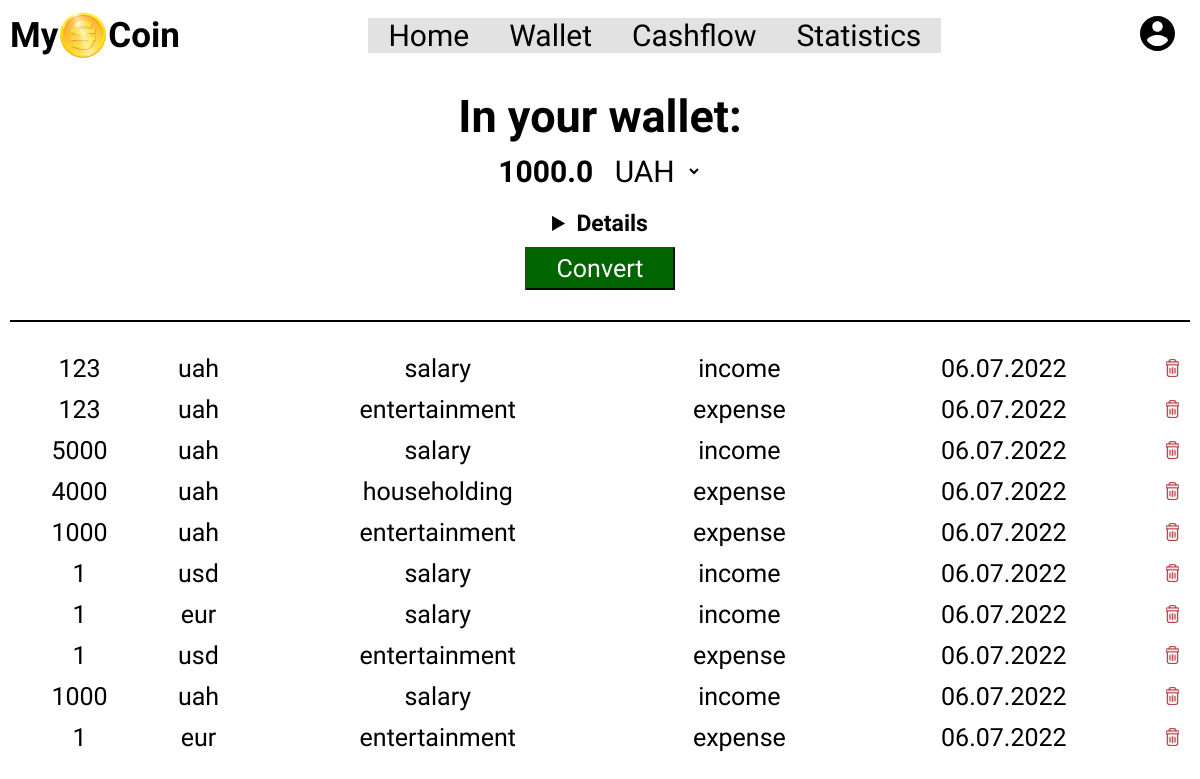
Screenshot of /wallet (signed in) with the database file from the repository.
### tables this page shows
CREATE TABLE cashflow(    
      id INTEGER PRIMARY KEY AUTOINCREMENT NOT NULL ,
      cashflow_id INTEGER NOT NULL ,     
      type TEXT NOT NULL,
      count INTEGER,
      currency TEXT NOT NULL,
      category TEXT NOT NULL,
      daytime  DATETIME NOT NULL DEFAULT CURRENT_TIMESTAMP ,
      FOREIGN KEY(cashflow_id) REFERENCES users(id)
);

### app.py (the view)
@app.route("/wallet", methods=["GET", "POST"])
@login_required
def wallet():
    if request.method == "POST":
        uah_income = db.execute("SELECT sum(count) FROM cashflow WHERE type = 'income' and cashflow_id = ? and currency = 'uah'", session["user_id"])[0]["sum(count)"]
        usd_income = db.execute("SELECT sum(count) FROM cashflow WHERE type = 'income' and cashflow_id = ? and currency = 'usd'", session["user_id"])[0]["sum(count)"]
        eur_income = db.execute("SELECT sum(count) FROM cashflow WHERE type = 'income' and cashflow_id = ? and currency = 'eur'", session["user_id"])[0]["sum(count)"]
        uah_expence = db.execute("SELECT sum(count) FROM cashflow WHERE type = 'expense' and cashflow_id = ? and currency = 'uah'", session["user_id"])[0]["sum(count)"]
        usd_expence = db.execute("SELECT sum(count) FROM cashflow WHERE type = 'expense' and cashflow_id = ? and currency = 'usd'", session["user_id"])[0]["sum(count)"]
        eur_expence = db.execute("SELECT sum(count) FROM cashflow WHERE type = 'expense' and cashflow_id = ? and currency = 'eur'", session["user_id"])[0]["sum(count)"]
        if uah_income is None:
            uah_income = 0
        if usd_income is None:
            usd_income = 0
        if eur_income is None:
            eur_income = 0
        if uah_expence is None:
            uah_expence = 0
        if usd_expence is None:
            usd_expence = 0
        if eur_expence is None:
            eur_expence = 0
        cash_uah = uah_income - uah_expence
        cash_usd = usd_income - usd_expence
        cash_eur = eur_income - eur_expence
        currency = request.form.get("currency")
        if currency == "UAH":
            usd_to_uah = exchange_rate["usd_to_uah"]
            eur_to_uah = exchange_rate["eur_to_uah"]
            cash_usd_in_uah = int(cash_usd) * usd_to_uah
            cash_usd_in_uah = float(round(cash_usd_in_uah, 2))
            cash_eur_in_uah = int(cash_eur) * eur_to_uah
            cash_eur_in_uah = float(round(cash_eur_in_uah, 2))
            cash_uah = float(round(cash_uah, 2))
            money = cash_usd_in_uah + cash_eur_in_uah + float(cash_uah)
        elif currency == "USD":
            uah_to_usd = exchange_rate["uah_to_usd"]
            eur_to_usd = exchange_rate["eur_to_usd"]
            cash_uah_in_usd = int(cash_uah) * uah_to_usd
            cash_uah_in_usd = float(round(cash_uah_in_usd, 2))
            cash_eur_in_usd = int(cash_eur) * eur_to_usd
            cash_eur_in_usd = float(round(cash_eur_in_usd, 2))
            cash_usd = str(round(cash_usd, 2))
            money = cash_uah_in_usd + cash_eur_in_usd + float(cash_usd)
        else:
            usd_to_eur = exchange_rate["usd_to_eur"]
            uah_to_eur = exchange_rate["uah_to_eur"]
            cash_usd_in_eur = int(cash_usd) * usd_to_eur
            cash_usd_in_eur = float(round(cash_usd_in_eur, 2))
            cash_uah_in_eur = int(cash_uah) * uah_to_eur
            cash_uah_in_eur = float(round(cash_uah_in_eur, 2))
            cash_eur = float(round(cash_eur, 2))
            money = cash_usd_in_eur + cash_uah_in_eur + float(cash_eur)
        my_coin = db.execute("SELECT id,count,currency,category,strftime('%d.%m.%Y',daytime) FROM cashflow WHERE cashflow_id = ?", session["user_id"])
        name = db.execute("SELECT username FROM users WHERE id = ?", session["user_id"])
        if not my_coin:
            return render_template("emptywallet.html",name = name[0]["username"])
        try:
            return render_template("wallet.html", my_coin = my_coin,name = name[0]["username"],money = money,cash_uah = cash_uah,cash_usd = cash_usd,cash_eur =cash_eur,uah_income = uah_income,usd_income = usd_income,eur_income= eur_income,uah_expence =uah_expence,usd_expence = usd_expence, eur_expence = eur_expence)
        except TypeError:
            return render_template("emptywallet.html",name = name[0]["username"])
    else:
        uah_income = db.execute("SELECT sum(count) FROM cashflow WHERE type = 'income' and cashflow_id = ? and currency = 'uah'", session["user_id"])[0]["sum(count)"]
        usd_income = db.execute("SELECT sum(count) FROM cashflow WHERE type = 'income' and cashflow_id = ? and currency = 'usd'", session["user_id"])[0]["sum(count)"]
        eur_income = db.execute("SELECT sum(count) FROM cashflow WHERE type = 'income' and cashflow_id = ? and currency = 'eur'", session["user_id"])[0]["sum(count)"]
        uah_expence = db.execute("SELECT sum(count) FROM cashflow WHERE type = 'expense' and cashflow_id = ? and currency = 'uah'", session["user_id"])[0]["sum(count)"]
        usd_expence = db.execute("SELECT sum(count) FROM cashflow WHERE type = 'expense' and cashflow_id = ? and currency = 'usd'", session["user_id"])[0]["sum(count)"]
        eur_expence = db.execute("SELECT sum(count) FROM cashflow WHERE type = 'expense' and cashflow_id = ? and currency = 'eur'", session["user_id"])[0]["sum(count)"]
        if uah_income is None:
            uah_income = 0
        if usd_income is None:
            usd_income = 0
        if eur_income is None:
            eur_income = 0
        if uah_expence is None:
            uah_expence = 0
        if usd_expence is None:
            usd_expence = 0
        if eur_expence is None:
            eur_expence = 0
        cash_uah = uah_income - uah_expence
        cash_usd = usd_income - usd_expence
        cash_eur = eur_income - eur_expence
        usd_to_uah = exchange_rate["usd_to_uah"]
        eur_to_uah = exchange_rate["eur_to_uah"]
        cash_usd_in_uah = int(cash_usd) * usd_to_uah
        cash_usd_in_uah = float(round(cash_usd_in_uah, 2))
        cash_eur_in_uah = int(cash_eur) * eur_to_uah
        cash_eur_in_uah = float(round(cash_eur_in_uah, 2))
        cash_uah = float(round(cash_uah, 2))
        money = cash_usd_in_uah + cash_eur_in_uah + float(cash_uah)
        my_coin = db.execute("SELECT id,type,count,currency,category,strftime('%d.%m.%Y',daytime) FROM cashflow WHERE cashflow_id = ?", session["user_id"])
        name = db.execute("SELECT username FROM users WHERE id = ?", session["user_id"])
        if not my_coin:
            return render_template("emptywallet.html",name = name[0]["username"])
        try:
            return render_template("wallet.html", my_coin = my_coin,name = name[0]["username"],money = money,)
        except TypeError:
            return render_template("emptywallet.html",name = name[0]["username"])

### app.py (called while the page is built)
@app.after_request
def after_request(response):
    response.headers["Cache-Control"] = "no-cache, no-store, must-revalidate"
    response.headers["Expires"] = 0
    response.headers["Pragma"] = "no-cache"
    return response

### helpers.py (called while the page is built)
def login_required(f):
    @wraps(f)
    def decorated_function(*args, **kwargs):
        if session.get("user_id") is None:
            return redirect("/login")
        return f(*args, **kwargs)
    return decorated_function

### templates/wallet.html (shortened to what this page needs)
{% extends "index.html" %}
{% block main %}
    <form class="wallet-page" action="/wallet" method="post">
        <div class="money-in-wallet">
            <label class="in-your-wallet"><span class="in-your-wallet-title">In your wallet:</span><br>{{money}}
                <select name="currency" id="currency">
                    <option id="currency-value" value="UAH">UAH</option>
                    </select>
            </label>
            <div class="wallet-description">
                    <details>
                        <summary class="wallet-details-title">Details</summary>
                    </details>
            </div>
                <button class="wallet-convert-button" type="submit">Convert</button>
        </div>
        <hr class="wallet-upper-line">
    </form>
    <form class="wallet-page-history" action="/wallet" method="get">
        <table id="tabula" class="table table-dark table-sm" >
            {% for coin in my_coin %}
                <tr class="wallet-history-description">
                    <td class="wallet-history-income">{{coin["count"]}}</td>
                    <td class="wallet-history">{{coin["currency"]}}</td>
                    <td class="wallet-history">{{coin["category"]}}</td>
                    <td class="wallet-history">{{coin["type"]}}</td>
                    <td class="wallet-history">{{coin["strftime('%d.%m.%Y',daytime)"]}}</td>
                    <td class="wallet-history"><a href="{{ url_for('delete', deleted_id = coin["id"]) }}"</a><img class="trash-icon" src="../static/img/trash-icon.svg" alt="delete button"></button></td>
                </tr>
            {% endfor %}
    </form>
{% endblock %}

### static/index.css (style rules this page uses)
* { padding: 0; margin: 0; box-sizing: border-box; font-family: "Anek Latin", sans-serif; }
html { height: 100%; }
body { background-image: url("img/MyCoin-background.jpg"); background-size: cover; max-width: 100%; height: 100%; background-attachment: fixed; padding: 10px; }
@media (min-width: 768px) { body { display: flex; flex-direction: column; justify-content: space-between; } }

### static/wallet.css (style rules this page uses)
.money-in-wallet { font-size: 30px; font-weight: bold; display: flex; justify-content: center; align-items: center; flex-direction: column; }
.in-your-wallet { padding: 10px 0 10px 0; text-align: center; }
.in-your-wallet-title { font-size: 40px; }
#currency { background: none; border: none; font-size: 30px; cursor: pointer; }
#currency-value { background: none; border: none; }
.wallet-page { margin-top: 20px; }
.wallet-history { font-family: "Klee One"; text-align: center; }
td { padding: 5px 0px 5px 0px; font-size: 15px; }
.wallet-upper-line { margin-bottom: 15px; margin-top: 30px; width: 100%; height: 1.5px; display: flex; justify-content: center; background-color: black; border: black; }
.wallet-convert-button { background-color: darkgreen; color: white; border-color: darkgreen; padding: 5px 30px; font-size: 20px; margin-top: 10px; cursor: pointer; }
.wallet-description { cursor: pointer; text-align: center; }
.wallet-details-title { font-size: 23px; }
.wallet-page select { position: relative; }
.wallet-page-history { margin-top: 10px; overflow-y: auto; height: 330px; text-align: center; display: flex; flex-direction: column; }
@media (min-width: 768px) { .wallet-page-history td { font-size: 25px; } }
@media (min-width: 768px) { .wallet-page-history { height: 680px; } }
@media (min-width: 768px) { .money-in-wallet label span { font-size: 45px; } }
@media (min-width: 768px) { .money-in-wallet button { font-size: 25px; } }

### static/home.css (style rules this page uses)
.user-home-page h2, a { text-decoration: none; }

### static/login.css (style rules this page uses)
* { padding: 0; margin: 0; box-sizing: border-box; font-family: "Anek Latin", sans-serif; }

### static/register.css (style rules this page uses)
* { padding: 0; margin: 0; box-sizing: border-box; font-family: "Anek Latin", sans-serif; }

### static/settings.css (style rules this page uses)
.settings-page h3, select, input, button { font-family: "Klee One"; }
.settings-page h2, h3, select, input, button { padding: 10px; color:black; }

### rows the page displays
cashflow: count "123", currency "uah", category "salary", type "income", coin "06.07.2022"
cashflow: count "123", currency "uah", category "entertainment", type "expense", coin "06.07.2022"
cashflow: count "5000", currency "uah", category "salary", type "income", coin "06.07.2022"
cashflow: count "4000", currency "uah", category "householding", type "expense", coin "06.07.2022"
cashflow: count "1000", currency "uah", category "entertainment", type "expense", coin "06.07.2022"
cashflow: count "1", currency "usd", category "salary", type "income", coin "06.07.2022"
cashflow: count "1", currency "eur", category "salary", type "income", coin "06.07.2022"
cashflow: count "1", currency "usd", category "entertainment", type "expense", coin "06.07.2022"
cashflow: count "1000", currency "uah", category "salary", type "income", coin "06.07.2022"
cashflow: count "1", currency "eur", category "entertainment", type "expense", coin "06.07.2022"

### other values shown
{{ money }} "1000.0"
